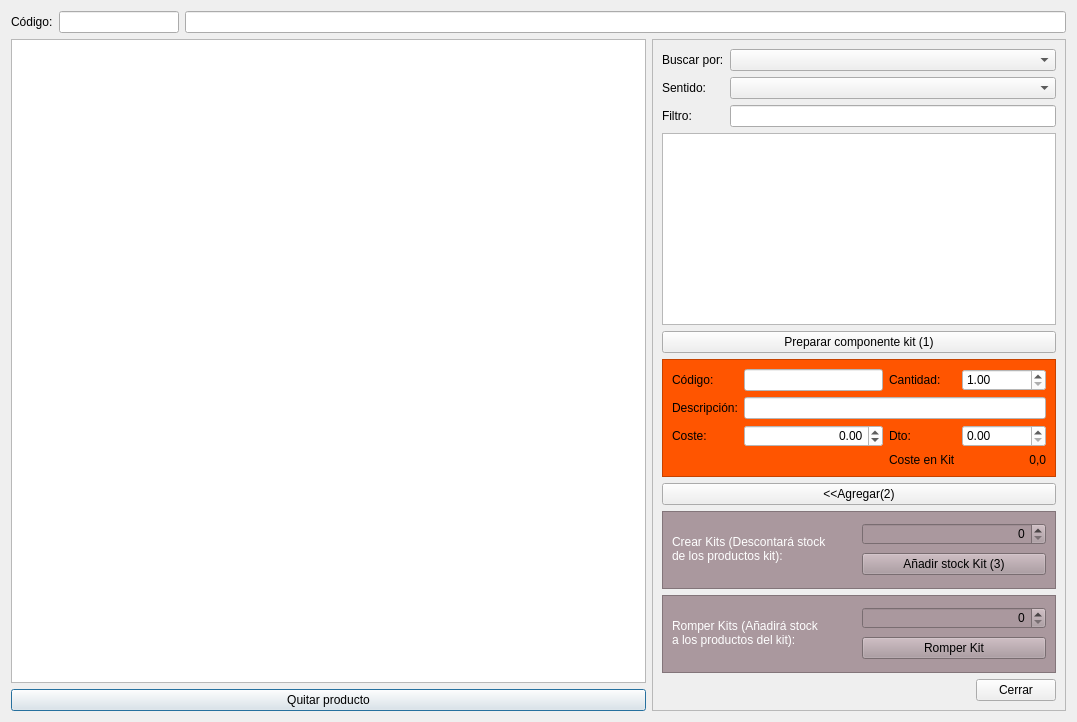
<?xml version="1.0" encoding="UTF-8"?>
<ui version="4.0">
 <class>FrmKit</class>
 <widget class="QDialog" name="FrmKit">
  <property name="geometry">
   <rect>
    <x>0</x>
    <y>0</y>
    <width>1077</width>
    <height>722</height>
   </rect>
  </property>
  <property name="windowTitle">
   <string>Gestión de Kits de producto.</string>
  </property>
  <layout class="QGridLayout" name="gridLayout_3">
   <item row="1" column="0">
    <widget class="QTableView" name="tabla">
     <property name="autoFillBackground">
      <bool>true</bool>
     </property>
     <property name="alternatingRowColors">
      <bool>true</bool>
     </property>
     <property name="selectionMode">
      <enum>QAbstractItemView::SelectionMode::SingleSelection</enum>
     </property>
     <property name="selectionBehavior">
      <enum>QAbstractItemView::SelectionBehavior::SelectRows</enum>
     </property>
     <attribute name="horizontalHeaderStretchLastSection">
      <bool>true</bool>
     </attribute>
    </widget>
   </item>
   <item row="0" column="0" colspan="2">
    <layout class="QGridLayout" name="gridLayout_2">
     <item row="0" column="1">
      <widget class="QLineEdit" name="txtCodigo_kit">
       <property name="maximumSize">
        <size>
         <width>120</width>
         <height>16777215</height>
        </size>
       </property>
       <property name="readOnly">
        <bool>true</bool>
       </property>
      </widget>
     </item>
     <item row="0" column="0">
      <widget class="QLabel" name="label_7">
       <property name="text">
        <string>Código:</string>
       </property>
      </widget>
     </item>
     <item row="0" column="2">
      <widget class="QLineEdit" name="txtDesc_kit">
       <property name="readOnly">
        <bool>true</bool>
       </property>
      </widget>
     </item>
    </layout>
   </item>
   <item row="2" column="0">
    <widget class="QPushButton" name="btnQuitar">
     <property name="text">
      <string>Quitar producto</string>
     </property>
     <property name="icon">
      <iconset>
       <normaloff>:/Icons/PNG/borrar.png</normaloff>:/Icons/PNG/borrar.png</iconset>
     </property>
    </widget>
   </item>
   <item row="1" column="1" rowspan="2">
    <widget class="QFrame" name="frame">
     <property name="sizePolicy">
      <sizepolicy hsizetype="Maximum" vsizetype="Preferred">
       <horstretch>0</horstretch>
       <verstretch>0</verstretch>
      </sizepolicy>
     </property>
     <property name="maximumSize">
      <size>
       <width>500</width>
       <height>16777215</height>
      </size>
     </property>
     <property name="frameShape">
      <enum>QFrame::Shape::StyledPanel</enum>
     </property>
     <property name="frameShadow">
      <enum>QFrame::Shadow::Raised</enum>
     </property>
     <layout class="QGridLayout" name="gridLayout">
      <item row="12" column="0" colspan="2">
       <layout class="QHBoxLayout" name="horizontalLayout">
        <item>
         <spacer name="horizontalSpacer">
          <property name="orientation">
           <enum>Qt::Orientation::Horizontal</enum>
          </property>
          <property name="sizeHint" stdset="0">
           <size>
            <width>40</width>
            <height>20</height>
           </size>
          </property>
         </spacer>
        </item>
        <item>
         <widget class="QPushButton" name="pushButton">
          <property name="text">
           <string>Cerrar</string>
          </property>
          <property name="icon">
           <iconset>
            <normaloff>:/Icons/PNG/Exit.png</normaloff>:/Icons/PNG/Exit.png</iconset>
          </property>
         </widget>
        </item>
       </layout>
      </item>
      <item row="5" column="0" colspan="2">
       <widget class="QFrame" name="frame_3">
        <property name="styleSheet">
         <string notr="true">background-color: rgb(255, 85, 0);</string>
        </property>
        <property name="frameShape">
         <enum>QFrame::Shape::StyledPanel</enum>
        </property>
        <property name="frameShadow">
         <enum>QFrame::Shadow::Raised</enum>
        </property>
        <layout class="QGridLayout" name="gridLayout_5">
         <item row="1" column="3">
          <widget class="QDoubleSpinBox" name="spinCantidad">
           <property name="styleSheet">
            <string notr="true">background-color: rgb(255, 255, 255);
color: rgb(0, 0, 0);</string>
           </property>
           <property name="minimum">
            <double>1.000000000000000</double>
           </property>
           <property name="maximum">
            <double>999999999.990000009536743</double>
           </property>
          </widget>
         </item>
         <item row="2" column="1" colspan="3">
          <widget class="QLineEdit" name="txtDescripcion">
           <property name="styleSheet">
            <string notr="true">background-color: rgb(255, 255, 255);
color: rgb(0, 0, 0);</string>
           </property>
          </widget>
         </item>
         <item row="4" column="2">
          <widget class="QLabel" name="label_8">
           <property name="text">
            <string>Coste en Kit</string>
           </property>
          </widget>
         </item>
         <item row="1" column="1">
          <widget class="QLineEdit" name="txtCodigo">
           <property name="minimumSize">
            <size>
             <width>139</width>
             <height>0</height>
            </size>
           </property>
           <property name="styleSheet">
            <string notr="true">background-color: rgb(255, 255, 255);
color: rgb(0, 0, 0);</string>
           </property>
          </widget>
         </item>
         <item row="2" column="0">
          <widget class="QLabel" name="label_5">
           <property name="text">
            <string>Descripción:</string>
           </property>
          </widget>
         </item>
         <item row="1" column="0">
          <widget class="QLabel" name="label_4">
           <property name="text">
            <string>Código:</string>
           </property>
          </widget>
         </item>
         <item row="3" column="2">
          <widget class="QLabel" name="label_6">
           <property name="text">
            <string>Dto:</string>
           </property>
          </widget>
         </item>
         <item row="3" column="1">
          <widget class="QDoubleSpinBox" name="spinCoste">
           <property name="styleSheet">
            <string notr="true">background-color: rgb(255, 255, 255);
color: rgb(0, 0, 0);</string>
           </property>
           <property name="alignment">
            <set>Qt::AlignmentFlag::AlignRight|Qt::AlignmentFlag::AlignTrailing|Qt::AlignmentFlag::AlignVCenter</set>
           </property>
           <property name="minimum">
            <double>-10000000.000000000000000</double>
           </property>
           <property name="maximum">
            <double>1000000000.000000000000000</double>
           </property>
          </widget>
         </item>
         <item row="1" column="2">
          <widget class="QLabel" name="label_3">
           <property name="text">
            <string>Cantidad:</string>
           </property>
          </widget>
         </item>
         <item row="4" column="3">
          <widget class="QLabel" name="lblCoste">
           <property name="text">
            <string>0,0</string>
           </property>
           <property name="alignment">
            <set>Qt::AlignmentFlag::AlignRight|Qt::AlignmentFlag::AlignTrailing|Qt::AlignmentFlag::AlignVCenter</set>
           </property>
          </widget>
         </item>
         <item row="3" column="0">
          <widget class="QLabel" name="label_9">
           <property name="text">
            <string>Coste:</string>
           </property>
          </widget>
         </item>
         <item row="3" column="3">
          <widget class="QDoubleSpinBox" name="spinDto">
           <property name="styleSheet">
            <string notr="true">background-color: rgb(255, 255, 255);
</string>
           </property>
           <property name="maximum">
            <double>100.000000000000000</double>
           </property>
          </widget>
         </item>
        </layout>
       </widget>
      </item>
      <item row="1" column="1">
       <widget class="QComboBox" name="cboSentido">
        <property name="styleSheet">
         <string notr="true">color: rgb(0, 0, 0);</string>
        </property>
       </widget>
      </item>
      <item row="8" column="0" colspan="2">
       <widget class="QPushButton" name="btnGuardar">
        <property name="enabled">
         <bool>true</bool>
        </property>
        <property name="text">
         <string>&lt;&lt;Agregar(2)</string>
        </property>
        <property name="icon">
         <iconset resource="../designer.qrc">
          <normaloff>:/PNG/resources/icons/png/Previous.png</normaloff>:/PNG/resources/icons/png/Previous.png</iconset>
        </property>
       </widget>
      </item>
      <item row="2" column="1">
       <widget class="QLineEdit" name="txtBuscar"/>
      </item>
      <item row="10" column="0" colspan="2">
       <widget class="QFrame" name="frame_4">
        <property name="enabled">
         <bool>true</bool>
        </property>
        <property name="styleSheet">
         <string notr="true">background-color: rgb(170, 152, 158);</string>
        </property>
        <property name="frameShape">
         <enum>QFrame::Shape::StyledPanel</enum>
        </property>
        <property name="frameShadow">
         <enum>QFrame::Shadow::Raised</enum>
        </property>
        <layout class="QGridLayout" name="gridLayout_6">
         <item row="2" column="1">
          <widget class="QPushButton" name="btnRomperKit">
           <property name="text">
            <string>Romper Kit</string>
           </property>
           <property name="icon">
            <iconset resource="../designer.qrc">
             <normaloff>:/PNG/resources/icons/png/delete.png</normaloff>:/PNG/resources/icons/png/delete.png</iconset>
           </property>
          </widget>
         </item>
         <item row="1" column="0" rowspan="2">
          <widget class="QLabel" name="label_12">
           <property name="styleSheet">
            <string notr="true">color: rgb(255, 255, 255);</string>
           </property>
           <property name="text">
            <string>Romper Kits (Añadirá stock
a los productos del kit):</string>
           </property>
          </widget>
         </item>
         <item row="1" column="1">
          <widget class="QSpinBox" name="spinCantRomper">
           <property name="alignment">
            <set>Qt::AlignmentFlag::AlignRight|Qt::AlignmentFlag::AlignTrailing|Qt::AlignmentFlag::AlignVCenter</set>
           </property>
          </widget>
         </item>
        </layout>
       </widget>
      </item>
      <item row="1" column="0">
       <widget class="QLabel" name="label_10">
        <property name="text">
         <string>Sentido:</string>
        </property>
       </widget>
      </item>
      <item row="4" column="0" colspan="2">
       <widget class="QPushButton" name="btnAnadir">
        <property name="text">
         <string>Preparar componente kit (1)</string>
        </property>
        <property name="icon">
         <iconset resource="../designer.qrc">
          <normaloff>:/PNG/resources/icons/png/down_arrow.png</normaloff>:/PNG/resources/icons/png/down_arrow.png</iconset>
        </property>
       </widget>
      </item>
      <item row="0" column="0">
       <widget class="QLabel" name="label_2">
        <property name="text">
         <string>Buscar por:</string>
        </property>
       </widget>
      </item>
      <item row="0" column="1">
       <widget class="QComboBox" name="cboOrden">
        <property name="styleSheet">
         <string notr="true">color: rgb(0, 0, 0);</string>
        </property>
       </widget>
      </item>
      <item row="2" column="0">
       <widget class="QLabel" name="label">
        <property name="text">
         <string>Filtro:</string>
        </property>
       </widget>
      </item>
      <item row="3" column="0" colspan="2">
       <widget class="QTableView" name="tabla_buscar">
        <property name="sizePolicy">
         <sizepolicy hsizetype="Preferred" vsizetype="Preferred">
          <horstretch>0</horstretch>
          <verstretch>0</verstretch>
         </sizepolicy>
        </property>
        <property name="minimumSize">
         <size>
          <width>0</width>
          <height>92</height>
         </size>
        </property>
        <property name="alternatingRowColors">
         <bool>true</bool>
        </property>
        <property name="selectionMode">
         <enum>QAbstractItemView::SelectionMode::SingleSelection</enum>
        </property>
        <property name="selectionBehavior">
         <enum>QAbstractItemView::SelectionBehavior::SelectRows</enum>
        </property>
        <attribute name="verticalHeaderVisible">
         <bool>false</bool>
        </attribute>
       </widget>
      </item>
      <item row="9" column="0" colspan="2">
       <widget class="QFrame" name="frame_2">
        <property name="styleSheet">
         <string notr="true">background-color: rgb(170, 152, 158);</string>
        </property>
        <property name="frameShape">
         <enum>QFrame::Shape::StyledPanel</enum>
        </property>
        <property name="frameShadow">
         <enum>QFrame::Shadow::Raised</enum>
        </property>
        <layout class="QGridLayout" name="gridLayout_4">
         <item row="1" column="1">
          <widget class="QPushButton" name="btnAnadirKits">
           <property name="text">
            <string>Añadir stock Kit (3)</string>
           </property>
           <property name="icon">
            <iconset resource="../designer.qrc">
             <normaloff>:/PNG/resources/icons/png/Add.png</normaloff>:/PNG/resources/icons/png/Add.png</iconset>
           </property>
          </widget>
         </item>
         <item row="0" column="0" rowspan="2">
          <widget class="QLabel" name="label_11">
           <property name="styleSheet">
            <string notr="true">color: rgb(255, 255, 255);</string>
           </property>
           <property name="text">
            <string>Crear Kits (Descontará stock
de los productos kit):</string>
           </property>
          </widget>
         </item>
         <item row="0" column="1">
          <widget class="QSpinBox" name="spinCant">
           <property name="alignment">
            <set>Qt::AlignmentFlag::AlignRight|Qt::AlignmentFlag::AlignTrailing|Qt::AlignmentFlag::AlignVCenter</set>
           </property>
          </widget>
         </item>
        </layout>
       </widget>
      </item>
     </layout>
    </widget>
   </item>
  </layout>
 </widget>
 <tabstops>
  <tabstop>txtCodigo_kit</tabstop>
  <tabstop>txtDesc_kit</tabstop>
  <tabstop>cboOrden</tabstop>
  <tabstop>cboSentido</tabstop>
  <tabstop>txtBuscar</tabstop>
  <tabstop>tabla_buscar</tabstop>
  <tabstop>btnAnadir</tabstop>
  <tabstop>txtCodigo</tabstop>
  <tabstop>spinCantidad</tabstop>
  <tabstop>txtDescripcion</tabstop>
  <tabstop>spinCoste</tabstop>
  <tabstop>spinDto</tabstop>
  <tabstop>btnGuardar</tabstop>
  <tabstop>spinCant</tabstop>
  <tabstop>btnAnadirKits</tabstop>
  <tabstop>spinCantRomper</tabstop>
  <tabstop>btnRomperKit</tabstop>
  <tabstop>pushButton</tabstop>
  <tabstop>btnQuitar</tabstop>
  <tabstop>tabla</tabstop>
 </tabstops>
 <resources>
  <include location="../designer.qrc"/>
 </resources>
 <connections>
  <connection>
   <sender>pushButton</sender>
   <signal>clicked()</signal>
   <receiver>FrmKit</receiver>
   <slot>accept()</slot>
   <hints>
    <hint type="sourcelabel">
     <x>868</x>
     <y>493</y>
    </hint>
    <hint type="destinationlabel">
     <x>608</x>
     <y>526</y>
    </hint>
   </hints>
  </connection>
 </connections>
</ui>
